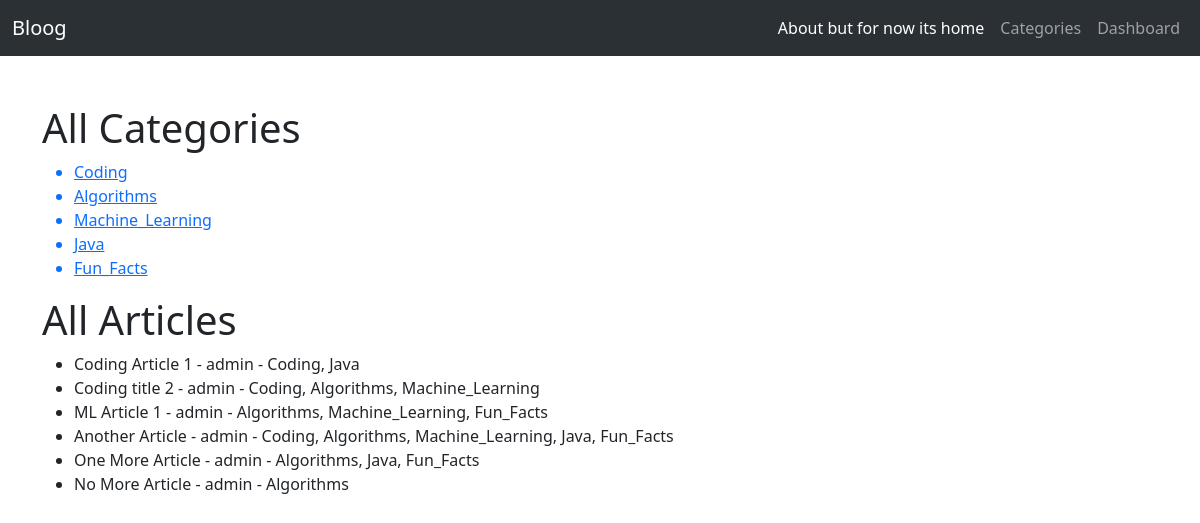
/cats/, run on an earlier commit of the app's database.
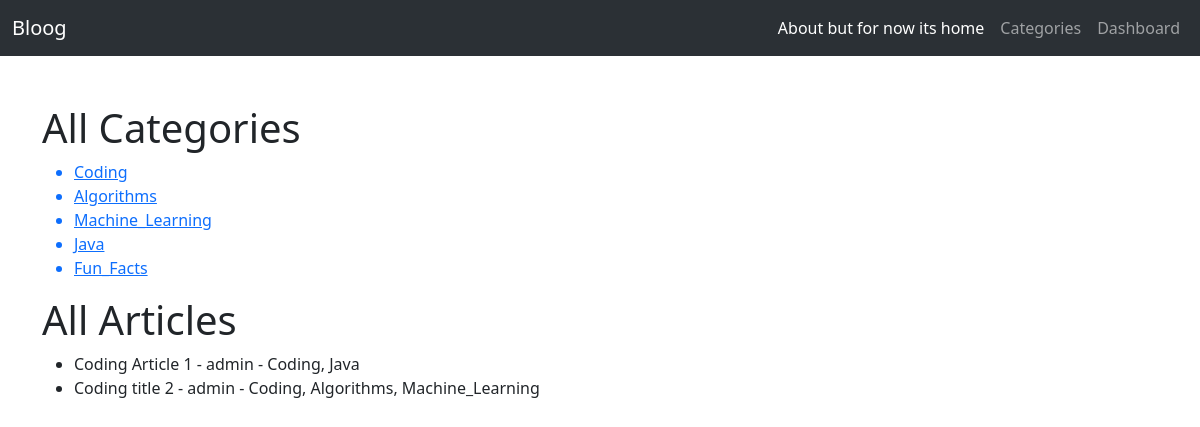
And on a later commit of the database.
### blog/models.py (models this page shows, shortened)
class Category(models.Model):
    name = models.CharField(max_length=50)

class Article(models.Model):
    title = models.CharField(max_length=50)
    author = models.ForeignKey(User, on_delete=models.CASCADE)
    category = models.ManyToManyField(Category)
    created_date = models.DateField()
    content = models.TextField()
    image = models.ImageField(null=True, blank=True, upload_to='images/')
    is_active = models.BooleanField(default=True)

### blog/views.py (the view)
# urls.py: path('cats/', category_view, name='cats'),
def category_view(request):
    category_list = Category.objects.all()
    article_list = Article.objects.filter(is_active=True)
    return render(request, 'categories.html', {'category_list': category_list, 'article_list': article_list})

### templates/categories.html (shortened to what this page needs)
{% extends 'template.html' %}
{% block content %}
<head>
</head>
<body>
    <h1>All Categories</h1>
    <ul>
        {% for category in category_list %}
            <a href="{% url 'categories' category.name %}"><li>{{ category.name }}</li></a>
        {% empty %}
            <li>There is no category yet.</li>
        {% endfor %}
    </ul>
    <h1>All Articles</h1>
    <ul>
        {% for article in article_list %}
            <li>{{ article.title }} - {{ article.author }} -
                {% for category in article.category.all %}
                    {{ category.name }}{% if not forloop.last %}, {% endif %}
                {% endfor %}
            </li>
        {% empty %}
            <li>There is no Article yet.</li>
        {% endfor %}
    </ul>
</body>
{% endblock %}

What changed in the data, as far as the page shows it:
no longer on this page (row edited): Article: title "ML Article 1", author "admin", Category (name "Algorithms"), Category (name "Machine_Learning"), Category (name "Fun_Facts")
no longer on this page (row edited): Article: title "Another Article", author "admin", Category (name "Coding"), Category (name "Algorithms"), Category (name "Machine_Learning"), Category (name "Java"), Category (name "Fun_Facts")
no longer on this page (row edited): Article: title "One More Article", author "admin", Category (name "Algorithms"), Category (name "Java"), Category (name "Fun_Facts")
no longer on this page (row edited): Article: title "No More Article", author "admin", Category (name "Algorithms")
